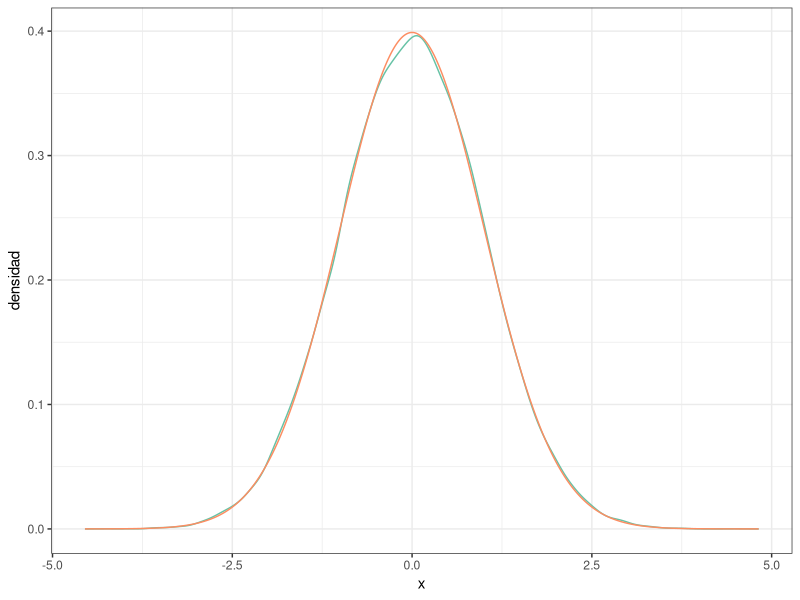

Write the R code that produced this figure.
## ---- chunk 1
#| message: false

# Paquetes:
library(tidyverse)
library(RColorBrewer)


# Configuración de la salida gráfica:

PALETA <- brewer.pal(8, "Set2") # Colores por defecto
color_defecto  <- PALETA[1]
options(ggplot2.discrete.colour = PALETA)

theme_set(theme_bw()) # Tema "neutro" para la representación gráfica

# Redondea los números reales "inline":
options(digits = 3L)                
options(knitr.digits.signif = FALSE)
## ---- chunk 2
# Tiempo en s para leer un texto estándar en una prueba de lectura de las 2
#   clases de 1º de ESO en un colegio:
clase_1 <- tibble(
  id     = 1:27,
  tiempo = c(
    242, 249, 278, 273, 227, 257, 276, 236, 214, 141, 200, 201, 
    228, 271, 160, 275, 156, 246, 293, 306, 263, 247, 224, 160, 277, 
    168, 250
  )
)

clase_2 <- tibble(
  id     = 1:24,
  tiempo = c(
    195, 176, 237, 258, 226, 254, 292, 212, 215, 298, 235, 244, 
    144, 227, 166, 194, 261, 187, 224, 233, 180, 167, 193, 282
  )
)
## ---- chunk 3
MU_PREVIA     <- 247
SIGMA2_PREVIA <-  34^2
## ---- chunk 4
estadisticos_1 <- clase_1 |> 
  summarise(media_1 = mean(tiempo), n_1 = n(), varianza_1 = var(tiempo))

estadisticos_2 <- clase_2 |> 
  summarise(media_2 = mean(tiempo), n_2 = n(), varianza_2 = var(tiempo))

media_clase1 <- estadisticos_1 |> pull(media_1)
n_clase1 <- estadisticos_1 |>  pull(n_1)
varianza_clase1 <- estadisticos_1 |>  pull(varianza_1)

media_clase2 <- estadisticos_2 |> pull(media_2)
n_clase2 <- estadisticos_2 |> pull(n_2)
varianza_clase2 <- estadisticos_2 |> pull(varianza_2)

MU_POST1 <- (varianza_clase1 * MU_PREVIA + n_clase1 * SIGMA2_PREVIA * media_clase1 /
               (varianza_clase1 + n_clase1 * SIGMA2_PREVIA)) |> round(2)

MU_POST2 <- (varianza_clase2 * MU_PREVIA + n_clase2 * SIGMA2_PREVIA * media_clase2 /
               (varianza_clase2 + n_clase2 * SIGMA2_PREVIA)) |> round(2)




## ---- chunk 5
set.seed(20250318)
## ---- chunk 6

SIGMA2_POST1 <- (varianza_clase1 * SIGMA2_PREVIA / (varianza_clase1 + n_clase1 *SIGMA2_PREVIA))
SIGMA2_POST2 <- varianza_clase1 * SIGMA2_PREVIA / (varianza_clase2 + n_clase2 * SIGMA2_PREVIA)

SD_POST1 <- sqrt(SIGMA2_POST1)
SD_POST2 <- sqrt (SIGMA2_POST2)

MC1_500 <- rnorm(500, mean = MU_POST1, sd = SD_POST1)
MC2_500 <- rnorm(500, mean = MU_POST2, sd = SD_POST2)
## ---- chunk 7

MU1_MC500 <- mean(MC1_500)
MU2_MC500 <- mean(MC2_500)

VAR1_MC500 <- var(MC1_500)
VAR2_MC500 <- var(MC2_500)


## ---- chunk 8
SE1_MC500 <- sqrt(VAR1_MC500/length(MC1_500))
SE2_MC500 <- sqrt(VAR2_MC500/length(MC2_500))

IC1MC_500 <- c(MU1_MC500 - 1.96 * SE1_MC500, MU1_MC500 + 1.96 * SE1_MC500)
IC2MC_500 <- c(MU2_MC500 - 1.96 * SE2_MC500, MU2_MC500 + 1.96 * SE2_MC500)

IC1MC_500
IC2MC_500


## ---- chunk 9
S_Muestra1 <- VAR1_MC500 / SE1_MC500^2
S_Muestra2 <- VAR2_MC500 /SE2_MC500^2 
## ---- chunk 10
N_MC <- 50000L # Tamaño muestral para la simulación de la distribuión.

muestras_norm <- rnorm(N_MC) # Simulamos las muestras de la distribución

densidad_norm <- density(muestras_norm) # `density()` aplica el "suavizado"

# Convertimos la densidad en un "tibble" para manejarla más fácilmente 
densidad_normal <- tibble(
  x        = densidad_norm$x, # `x` == variable aleatoria
  densidad = densidad_norm$y
)

# Podemos representar la densidad gráficamente, junto con la curva normal:
densidad_normal |>
  mutate(dens_analitica = dnorm(x)) |>
  ggplot(aes(x, densidad)) +
  geom_line(color = color_defecto) +
  geom_line(aes(y = dens_analitica), color = PALETA[2])

# Obtenemos el valor de la moda:
estimador_map <- densidad_normal |> slice(which.max(densidad))
densidad_max  <- estimador_map |> pull(densidad)
moda          <- estimador_map |> pull(x)
